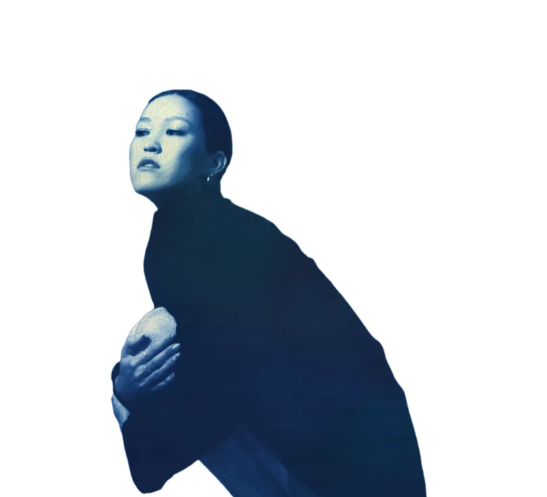
#> input picture new langding page for Di/cut.png, 547 x 497 px
$ python hero_loop.py ../cut.png out.png
#> lines starting #> are read from the running program, lines starting #| are printed output that depends on the picture
"""Hero loop for the landing page: Di (cyanotype cut-out) over a cyanotype water-ripple print.

Everything is code-made from existing pixels, nothing is generated:
- water: procedural ripples (planar + radial waves), pale blue and paper white, lighter at the top
- Di: the gig-poster cut-out, cropped waist-up like "cut.png"; slow breathing and a soft coat shift are tiny
  pixel warps (max ~2 px); face, hair, earring, hands and the round object are never warped on their own
- print feel: static paper grain, uneven emulsion edges, a slow exposure flicker
All motion uses whole cycles of T, so frame N equals frame 0: a seamless loop.

Usage: python hero_loop.py <di-cut.webp> <out_dir> [--frames N] [--size W]
Writes <out_dir>/master.mp4 (near-lossless), poster.png and water-dark.png.
"""
import sys, os, subprocess, argparse
import numpy as np
from PIL import Image
from scipy import ndimage as ndi

ap = argparse.ArgumentParser()
ap.add_argument('src'); ap.add_argument('out')
ap.add_argument('--frames', type=int, default=200)   # 8 s at 25 fps
ap.add_argument('--size', type=int, default=1080)
a = ap.parse_args()
os.makedirs(a.out, exist_ok=True)

W = a.size; H = W * 5 // 4; N = a.frames; FPS = 25
TAU = 2 * np.pi
rng = np.random.default_rng(7)

# ---------- subject ----------
CROP = (400, 503, 1560, 1950)   # x, y, w, h in the 2246x3176 cut-out: same framing as cut.png, 4:5
im = Image.open(a.src).convert('RGBA').crop((CROP[0], CROP[1], CROP[0] + CROP[2], CROP[1] + CROP[3]))
#> im: PIL image 1560x1950 RGBA; every value is 0
im = im.resize((W, H), Image.LANCZOS)
#> im: PIL image 1080x1350 RGBA; every value is 0
sub = np.asarray(im).astype(np.float32) / 255
#> sub: shape (1350, 1080, 4) float32; every value is 0
alpha = sub[..., 3]
rgbP = sub[..., :3] * alpha[..., None]            # premultiplied, so warps keep clean edges
#> rgbP: shape (1350, 1080, 3) float32; every value is 0
L = (sub[..., :3] @ np.array([.3, .59, .11], np.float32))

yy, xx = np.mgrid[0:H, 0:W].astype(np.float32)
yn = yy / H; xn = xx / W

# hands + round object + legs: light pixels in the lower part stay perfectly still
light_low = (alpha > .5) & (L > .33) & (yn > .5)
#> light_low: shape (1350, 1080) bool; every value is 0
keep = ndi.gaussian_filter(ndi.binary_dilation(light_low, iterations=int(W * .03)).astype(np.float32), W * .012)
keep = np.clip(keep * 1.6, 0, 1)

# breathing weight: 0 at the bottom edge (anchored), 1 from the collar up (the head rides on the shoulders)
collar = .42
wb = np.clip((1 - yn) / (1 - collar), 0, 1); wb = wb * wb * (3 - 2 * wb)
wb = wb * (1 - keep)
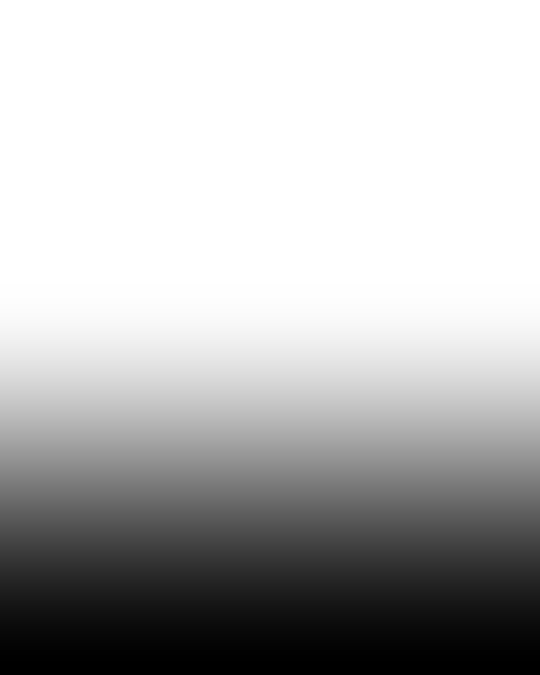
#> wb: shape (1350, 1080) float32 (shown at 1/2 size); min 4.89e-06, max 1, mean 0.71
# coat interior only (not the silhouette edge, not the head, not the hands)
coat = (alpha > .98) & (L < .3)
coat = ndi.binary_erosion(coat, iterations=int(W * .012)).astype(np.float32)
coat = ndi.gaussian_filter(coat, W * .01) * (yn > collar + .04) * (1 - keep)
xc = xn[alpha > .5].mean()
#> xc = nan

# ---------- water ----------
# [18 lines left out: function water_grad, not called in this run]

PAPER = np.array([.955, .950, .925], np.float32)        # warm white paper
PALE = np.array([.60, .72, .86], np.float32)            # pale cyanotype blue
DEEP = np.array([.42, .56, .76], np.float32)            # a bit deeper, for the bottom

# [10 lines left out: function water_rgb, not called in this run]

# ---------- print surface: grain + uneven emulsion edges ----------
grain = rng.normal(0, 1, (H, W)).astype(np.float32)
grain = ndi.gaussian_filter(grain, .7) * .035 + ndi.gaussian_filter(rng.normal(0, 1, (H, W)).astype(np.float32), W * .04) * .9
grain = grain - grain.mean()

def edge_profile(n, base, var, seed):
    r = np.random.default_rng(seed)
    p = ndi.gaussian_filter1d(r.normal(0, 1, n), n * .02) * 3 + ndi.gaussian_filter1d(r.normal(0, 1, n), 5) * .5
    return base + var * p / (np.abs(p).max() + 1e-6)
ew = W * .028
top = edge_profile(W, ew, ew * .6, 1)[None, :]; left = edge_profile(H, ew, ew * .6, 2)[:, None]
right = edge_profile(H, ew, ew * .6, 3)[:, None]; bot = edge_profile(W, 3, 3, 4)[None, :]   # bottom stays thin: the coat runs off it
d = np.minimum.reduce([yy - top, xx - left, (W - 1 - xx) - right, (H - 1 - yy) - bot])
emulsion = np.clip(d / (W * .006), 0, 1)                 # 0 = bare paper, 1 = full print
# brushed streaks where the emulsion thins out near the edge
streak = ndi.gaussian_filter(rng.normal(0, 1, (H, W)).astype(np.float32), (W * .002, W * .02))
emulsion = np.clip(emulsion * (1 + .25 * streak * (emulsion < 1)), 0, 1)

# [25 lines left out: functions finish, frame, not called in this run]

if __name__ == '__main__':
    master = os.path.join(a.out, 'master.mp4')
#> (the run stopped early here; a loop or call above may not have finished)
